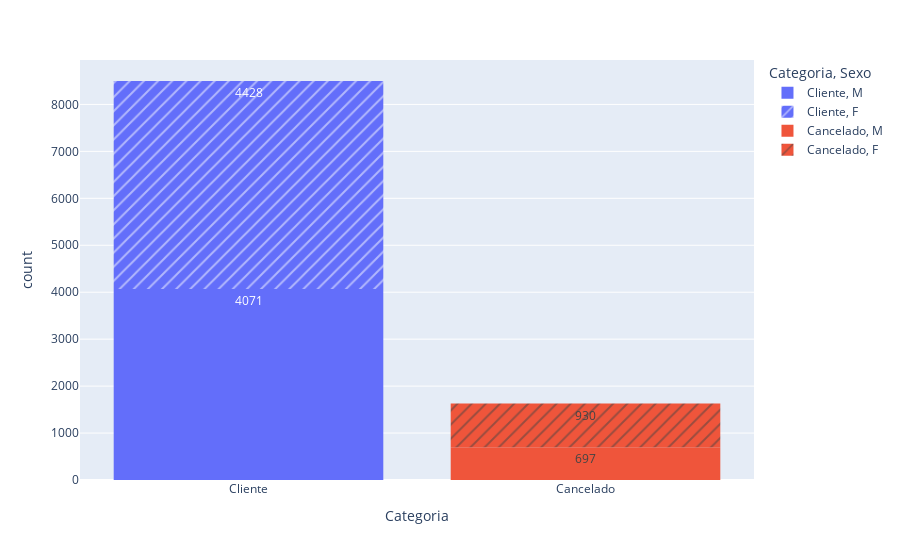
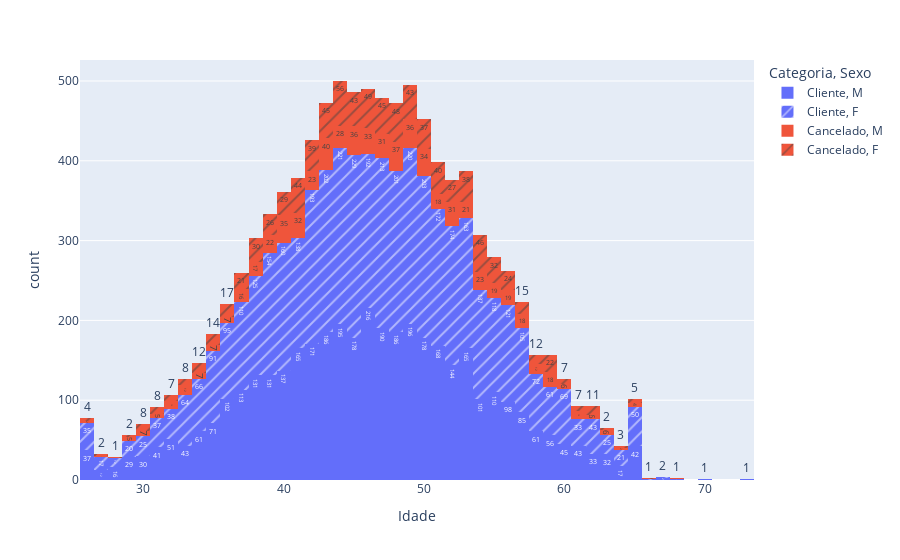
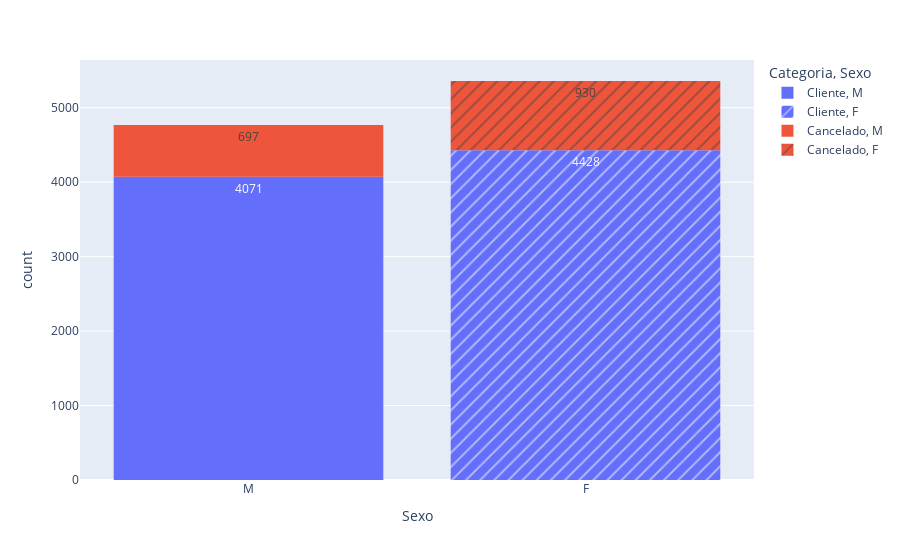
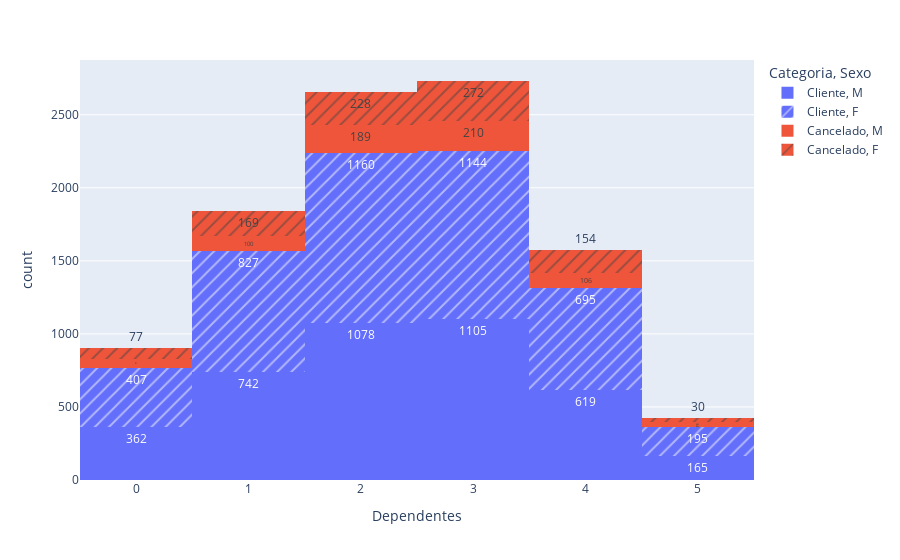

Write notebook code for charts like these, in order.
### Code cell
for i in clients.columns:
    clients_fig = px.histogram(clients, x=clients[i], color=clients['Categoria'], pattern_shape=clients['Sexo'], text_auto=True)
    clients_fig.show()

### Figure 1 — Plotly figure (JSON) as saved in the notebook; plotly's stock layout.template omitted (floating-point values rounded to 4 significant figures; data arrays with more than 128 entries replaced by an {"elided": "..."} marker saying what was removed)
{"data": [{"alignmentgroup": "True", "bingroup": "x", "hovertemplate": "Categoria=%{x}<br>Sexo=M<br>count=%{y}<extra></extra>", "legendgroup": "Cliente, M", "marker": {"color": "#636efa", "pattern": {"shape": ""}}, "name": "Cliente, M", "offsetgroup": "Cliente, M", "orientation": "v", "showlegend": true, "texttemplate": "%{value}", "type": "histogram", "x": {"elided": "4071 str values"}, "xaxis": "x", "yaxis": "y"}, {"alignmentgroup": "True", "bingroup": "x", "hovertemplate": "Categoria=%{x}<br>Sexo=F<br>count=%{y}<extra></extra>", "legendgroup": "Cliente, F", "marker": {"color": "#636efa", "pattern": {"shape": "/"}}, "name": "Cliente, F", "offsetgroup": "Cliente, F", "orientation": "v", "showlegend": true, "texttemplate": "%{value}", "type": "histogram", "x": {"elided": "4428 str values"}, "xaxis": "x", "yaxis": "y"}, {"alignmentgroup": "True", "bingroup": "x", "hovertemplate": "Categoria=%{x}<br>Sexo=M<br>count=%{y}<extra></extra>", "legendgroup": "Cancelado, M", "marker": {"color": "#EF553B", "pattern": {"shape": ""}}, "name": "Cancelado, M", "offsetgroup": "Cancelado, M", "orientation": "v", "showlegend": true, "texttemplate": "%{value}", "type": "histogram", "x": {"elided": "697 str values"}, "xaxis": "x", "yaxis": "y"}, {"alignmentgroup": "True", "bingroup": "x", "hovertemplate": "Categoria=%{x}<br>Sexo=F<br>count=%{y}<extra></extra>", "legendgroup": "Cancelado, F", "marker": {"color": "#EF553B", "pattern": {"shape": "/"}}, "name": "Cancelado, F", "offsetgroup": "Cancelado, F", "orientation": "v", "showlegend": true, "texttemplate": "%{value}", "type": "histogram", "x": {"elided": "930 str values"}, "xaxis": "x", "yaxis": "y"}], "layout": {"barmode": "relative", "legend": {"title": {"text": "Categoria, Sexo"}, "tracegroupgap": 0}, "margin": {"t": 60}, "xaxis": {"anchor": "y", "categoryarray": ["Cliente", "Cancelado"], "categoryorder": "array", "domain": [0, 1], "title": {"text": "Categoria"}}, "yaxis": {"anchor": "x", "domain": [0, 1], "title": {"text": "count"}}}}

### Figure 2 — Plotly figure (JSON) as saved in the notebook; plotly's stock layout.template omitted (floating-point values rounded to 4 significant figures; data arrays with more than 128 entries replaced by an {"elided": "..."} marker saying what was removed)
{"data": [{"alignmentgroup": "True", "bingroup": "x", "hovertemplate": "Categoria=Cliente<br>Sexo=M<br>Idade=%{x}<br>count=%{y}<extra></extra>", "legendgroup": "Cliente, M", "marker": {"color": "#636efa", "pattern": {"shape": ""}}, "name": "Cliente, M", "offsetgroup": "Cliente, M", "orientation": "v", "showlegend": true, "texttemplate": "%{value}", "type": "histogram", "x": {"elided": "4071 int values"}, "xaxis": "x", "yaxis": "y"}, {"alignmentgroup": "True", "bingroup": "x", "hovertemplate": "Categoria=Cliente<br>Sexo=F<br>Idade=%{x}<br>count=%{y}<extra></extra>", "legendgroup": "Cliente, F", "marker": {"color": "#636efa", "pattern": {"shape": "/"}}, "name": "Cliente, F", "offsetgroup": "Cliente, F", "orientation": "v", "showlegend": true, "texttemplate": "%{value}", "type": "histogram", "x": {"elided": "4428 int values"}, "xaxis": "x", "yaxis": "y"}, {"alignmentgroup": "True", "bingroup": "x", "hovertemplate": "Categoria=Cancelado<br>Sexo=M<br>Idade=%{x}<br>count=%{y}<extra></extra>", "legendgroup": "Cancelado, M", "marker": {"color": "#EF553B", "pattern": {"shape": ""}}, "name": "Cancelado, M", "offsetgroup": "Cancelado, M", "orientation": "v", "showlegend": true, "texttemplate": "%{value}", "type": "histogram", "x": {"elided": "697 int values"}, "xaxis": "x", "yaxis": "y"}, {"alignmentgroup": "True", "bingroup": "x", "hovertemplate": "Categoria=Cancelado<br>Sexo=F<br>Idade=%{x}<br>count=%{y}<extra></extra>", "legendgroup": "Cancelado, F", "marker": {"color": "#EF553B", "pattern": {"shape": "/"}}, "name": "Cancelado, F", "offsetgroup": "Cancelado, F", "orientation": "v", "showlegend": true, "texttemplate": "%{value}", "type": "histogram", "x": {"elided": "930 int values"}, "xaxis": "x", "yaxis": "y"}], "layout": {"barmode": "relative", "legend": {"title": {"text": "Categoria, Sexo"}, "tracegroupgap": 0}, "margin": {"t": 60}, "xaxis": {"anchor": "y", "domain": [0, 1], "title": {"text": "Idade"}}, "yaxis": {"anchor": "x", "domain": [0, 1], "title": {"text": "count"}}}}

### Figure 3 — Plotly figure (JSON) as saved in the notebook; plotly's stock layout.template omitted (floating-point values rounded to 4 significant figures; data arrays with more than 128 entries replaced by an {"elided": "..."} marker saying what was removed)
{"data": [{"alignmentgroup": "True", "bingroup": "x", "hovertemplate": "Categoria=Cliente<br>Sexo=%{x}<br>count=%{y}<extra></extra>", "legendgroup": "Cliente, M", "marker": {"color": "#636efa", "pattern": {"shape": ""}}, "name": "Cliente, M", "offsetgroup": "Cliente, M", "orientation": "v", "showlegend": true, "texttemplate": "%{value}", "type": "histogram", "x": {"elided": "4071 str values"}, "xaxis": "x", "yaxis": "y"}, {"alignmentgroup": "True", "bingroup": "x", "hovertemplate": "Categoria=Cliente<br>Sexo=%{x}<br>count=%{y}<extra></extra>", "legendgroup": "Cliente, F", "marker": {"color": "#636efa", "pattern": {"shape": "/"}}, "name": "Cliente, F", "offsetgroup": "Cliente, F", "orientation": "v", "showlegend": true, "texttemplate": "%{value}", "type": "histogram", "x": {"elided": "4428 str values"}, "xaxis": "x", "yaxis": "y"}, {"alignmentgroup": "True", "bingroup": "x", "hovertemplate": "Categoria=Cancelado<br>Sexo=%{x}<br>count=%{y}<extra></extra>", "legendgroup": "Cancelado, M", "marker": {"color": "#EF553B", "pattern": {"shape": ""}}, "name": "Cancelado, M", "offsetgroup": "Cancelado, M", "orientation": "v", "showlegend": true, "texttemplate": "%{value}", "type": "histogram", "x": {"elided": "697 str values"}, "xaxis": "x", "yaxis": "y"}, {"alignmentgroup": "True", "bingroup": "x", "hovertemplate": "Categoria=Cancelado<br>Sexo=%{x}<br>count=%{y}<extra></extra>", "legendgroup": "Cancelado, F", "marker": {"color": "#EF553B", "pattern": {"shape": "/"}}, "name": "Cancelado, F", "offsetgroup": "Cancelado, F", "orientation": "v", "showlegend": true, "texttemplate": "%{value}", "type": "histogram", "x": {"elided": "930 str values"}, "xaxis": "x", "yaxis": "y"}], "layout": {"barmode": "relative", "legend": {"title": {"text": "Categoria, Sexo"}, "tracegroupgap": 0}, "margin": {"t": 60}, "xaxis": {"anchor": "y", "categoryarray": ["M", "F"], "categoryorder": "array", "domain": [0, 1], "title": {"text": "Sexo"}}, "yaxis": {"anchor": "x", "domain": [0, 1], "title": {"text": "count"}}}}

### Figure 4 — Plotly figure (JSON) as saved in the notebook; plotly's stock layout.template omitted (floating-point values rounded to 4 significant figures; data arrays with more than 128 entries replaced by an {"elided": "..."} marker saying what was removed)
{"data": [{"alignmentgroup": "True", "bingroup": "x", "hovertemplate": "Categoria=Cliente<br>Sexo=M<br>Dependentes=%{x}<br>count=%{y}<extra></extra>", "legendgroup": "Cliente, M", "marker": {"color": "#636efa", "pattern": {"shape": ""}}, "name": "Cliente, M", "offsetgroup": "Cliente, M", "orientation": "v", "showlegend": true, "texttemplate": "%{value}", "type": "histogram", "x": {"elided": "4071 int values"}, "xaxis": "x", "yaxis": "y"}, {"alignmentgroup": "True", "bingroup": "x", "hovertemplate": "Categoria=Cliente<br>Sexo=F<br>Dependentes=%{x}<br>count=%{y}<extra></extra>", "legendgroup": "Cliente, F", "marker": {"color": "#636efa", "pattern": {"shape": "/"}}, "name": "Cliente, F", "offsetgroup": "Cliente, F", "orientation": "v", "showlegend": true, "texttemplate": "%{value}", "type": "histogram", "x": {"elided": "4428 int values"}, "xaxis": "x", "yaxis": "y"}, {"alignmentgroup": "True", "bingroup": "x", "hovertemplate": "Categoria=Cancelado<br>Sexo=M<br>Dependentes=%{x}<br>count=%{y}<extra></extra>", "legendgroup": "Cancelado, M", "marker": {"color": "#EF553B", "pattern": {"shape": ""}}, "name": "Cancelado, M", "offsetgroup": "Cancelado, M", "orientation": "v", "showlegend": true, "texttemplate": "%{value}", "type": "histogram", "x": {"elided": "697 int values"}, "xaxis": "x", "yaxis": "y"}, {"alignmentgroup": "True", "bingroup": "x", "hovertemplate": "Categoria=Cancelado<br>Sexo=F<br>Dependentes=%{x}<br>count=%{y}<extra></extra>", "legendgroup": "Cancelado, F", "marker": {"color": "#EF553B", "pattern": {"shape": "/"}}, "name": "Cancelado, F", "offsetgroup": "Cancelado, F", "orientation": "v", "showlegend": true, "texttemplate": "%{value}", "type": "histogram", "x": {"elided": "930 int values"}, "xaxis": "x", "yaxis": "y"}], "layout": {"barmode": "relative", "legend": {"title": {"text": "Categoria, Sexo"}, "tracegroupgap": 0}, "margin": {"t": 60}, "xaxis": {"anchor": "y", "domain": [0, 1], "title": {"text": "Dependentes"}}, "yaxis": {"anchor": "x", "domain": [0, 1], "title": {"text": "count"}}}}
